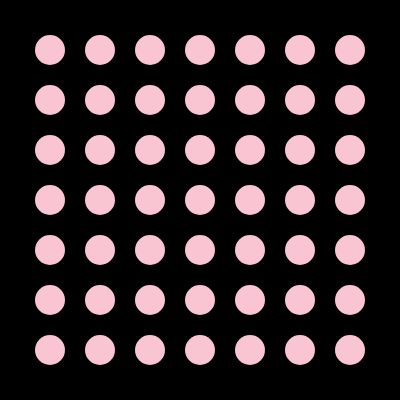
Frame 1 (no input)
Frame 60 (no input): identical to frame 1, image omitted
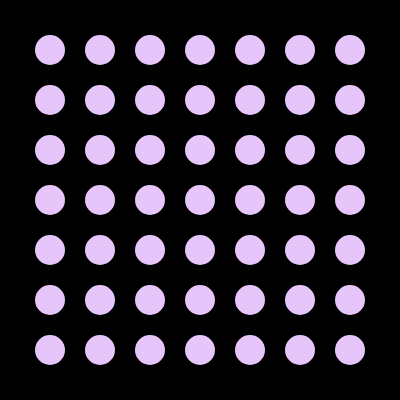
Frame 120 (the mouse pressed at the canvas centre since frame 60)

The p5.js sketch that drew these frames (run headless with seeded random() and noise() and a simulated clock; from frame 60 on, the mouse is pressed at the canvas centre):

// p5.js sketch
// ── sketch.js
// DM2008 — Activity 3a [Guided]
// Array Sampler (25 min)
//
// An array stores a list of values — here it's colors, but it could be
// sizes, positions, or anything else.
// Press any key to cycle through the array one item at a time.
//
// Try these:
// - Replace the colors with your own values (sizes, positions, text).
// - Use mousePressed() instead of keyPressed().
// - Use push() to add new items or splice() to remove them.
// - Loop through the whole array to draw all items at once.
//
// Stretch: visualize all items in the array simultaneously instead of one at a time.

let palette = ["#fac5d2", "#e6c5fa", "#c5d4fa", "#c5faf7", "#c5fad5", "#f9fac5", "#fad8c5"];
let currentIndex = 0;

function setup() {
  createCanvas(400, 400);
  noStroke();
}

function draw() {
  background(0);

  // Even spacing based on how many items are in the array
  const spacing = width / (palette.length + 1);
  // Draw one circle for each palette color
  for (let i = 0; i < palette.length; i++) {
    fill(palette[currentIndex]);                   
    // use the i-th color
    const x = (i + 1) * spacing;        
    // position from the loop index
    ellipse(x, 50, 30);
    ellipse(x, 100, 30);
    ellipse(x, 150, 30);
    ellipse(x, height / 2, 30);
    ellipse(x, 250, 30);
    ellipse(x, 300, 30);
    ellipse(x, 350, 30);
  }
}

// Try changing the array while the loop keeps adapting
function keyPressed() {
  if (key == 'a' || key == 'A') {
    // Add a new random color to the end
    palette.push(color(random(255), random(255), random(255)));
  }
  if (key == 'r' || key == 'R' ) {
    // Remove the last color (if any)
    if (palette.length > 0) {
      palette.splice(palette.length - 1, 1);
    }
  }
}

// Advance to the next color each time a key is pressed
function mousePressed() {
  currentIndex++; // shorthand for currentIndex += 1

  // Wrap back to the start when we reach the end
  if (currentIndex >= palette.length) {
    currentIndex = 0;
  }

  console.log("Current index:", currentIndex, "→", palette[currentIndex]);
}
